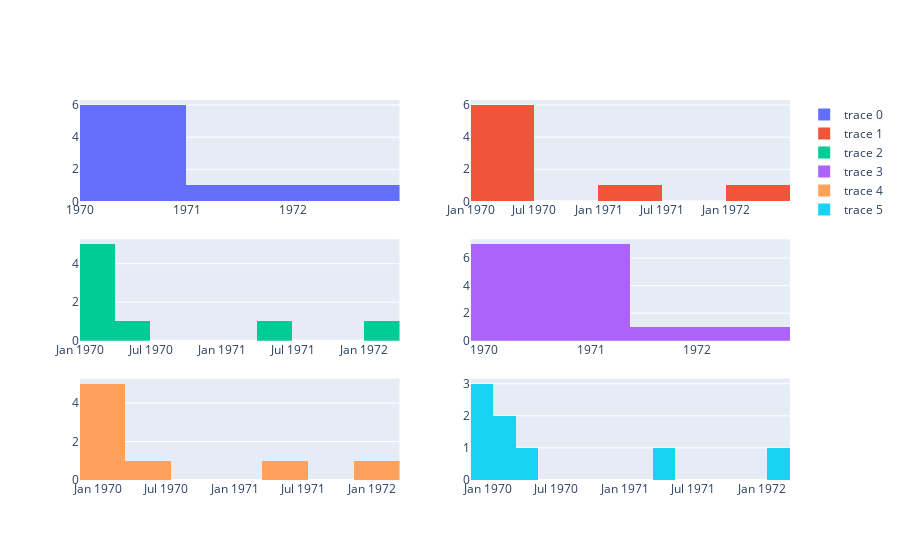

Notebook source saved alongside this figure:
### Code cell
x = ['1970-01-01', '1970-01-01', '1970-02-01', '1970-04-01', '1970-01-02',
     '1972-01-31', '1970-02-13', '1971-04-19']

fig = make_subplots(rows=3, cols=2)

trace0 = go.Histogram(x=x, nbinsx=4)
trace1 = go.Histogram(x=x, nbinsx = 8)
trace2 = go.Histogram(x=x, nbinsx=10)
trace3 = go.Histogram(x=x,
                      xbins=dict(
                      start='1969-11-15',
                      end='1972-03-31',
                      size='M18'), # M18 stands for 18 months
                      autobinx=False
                     )
trace4 = go.Histogram(x=x,
                      xbins=dict(
                      start='1969-11-15',
                      end='1972-03-31',
                      size='M4'), # 4 months bin size
                      autobinx=False
                      )
trace5 = go.Histogram(x=x,
                      xbins=dict(
                      start='1969-11-15',
                      end='1972-03-31',
                      size= 'M2'), # 2 months
                      autobinx = False
                      )

fig.append_trace(trace0, 1, 1)
fig.append_trace(trace1, 1, 2)
fig.append_trace(trace2, 2, 1)
fig.append_trace(trace3, 2, 2)
fig.append_trace(trace4, 3, 1)
fig.append_trace(trace5, 3, 2)

fig.show()

### Figure 1 — Plotly figure (JSON) as saved in the notebook; plotly's stock layout.template omitted (floating-point values rounded to 4 significant figures)
{"data": [{"nbinsx": 4, "type": "histogram", "x": ["1970-01-01", "1970-01-01", "1970-02-01", "1970-04-01", "1970-01-02", "1972-01-31", "1970-02-13", "1971-04-19"], "xaxis": "x", "yaxis": "y"}, {"nbinsx": 8, "type": "histogram", "x": ["1970-01-01", "1970-01-01", "1970-02-01", "1970-04-01", "1970-01-02", "1972-01-31", "1970-02-13", "1971-04-19"], "xaxis": "x2", "yaxis": "y2"}, {"nbinsx": 10, "type": "histogram", "x": ["1970-01-01", "1970-01-01", "1970-02-01", "1970-04-01", "1970-01-02", "1972-01-31", "1970-02-13", "1971-04-19"], "xaxis": "x3", "yaxis": "y3"}, {"autobinx": false, "type": "histogram", "x": ["1970-01-01", "1970-01-01", "1970-02-01", "1970-04-01", "1970-01-02", "1972-01-31", "1970-02-13", "1971-04-19"], "xaxis": "x4", "xbins": {"end": "1972-03-31", "size": "M18", "start": "1969-11-15"}, "yaxis": "y4"}, {"autobinx": false, "type": "histogram", "x": ["1970-01-01", "1970-01-01", "1970-02-01", "1970-04-01", "1970-01-02", "1972-01-31", "1970-02-13", "1971-04-19"], "xaxis": "x5", "xbins": {"end": "1972-03-31", "size": "M4", "start": "1969-11-15"}, "yaxis": "y5"}, {"autobinx": false, "type": "histogram", "x": ["1970-01-01", "1970-01-01", "1970-02-01", "1970-04-01", "1970-01-02", "1972-01-31", "1970-02-13", "1971-04-19"], "xaxis": "x6", "xbins": {"end": "1972-03-31", "size": "M2", "start": "1969-11-15"}, "yaxis": "y6"}], "layout": {"xaxis": {"anchor": "y", "domain": [0, 0.45]}, "xaxis2": {"anchor": "y2", "domain": [0.55, 1]}, "xaxis3": {"anchor": "y3", "domain": [0, 0.45]}, "xaxis4": {"anchor": "y4", "domain": [0.55, 1]}, "xaxis5": {"anchor": "y5", "domain": [0, 0.45]}, "xaxis6": {"anchor": "y6", "domain": [0.55, 1]}, "yaxis": {"anchor": "x", "domain": [0.7333, 1]}, "yaxis2": {"anchor": "x2", "domain": [0.7333, 1]}, "yaxis3": {"anchor": "x3", "domain": [0.3667, 0.6333]}, "yaxis4": {"anchor": "x4", "domain": [0.3667, 0.6333]}, "yaxis5": {"anchor": "x5", "domain": [0, 0.2667]}, "yaxis6": {"anchor": "x6", "domain": [0, 0.2667]}}}
